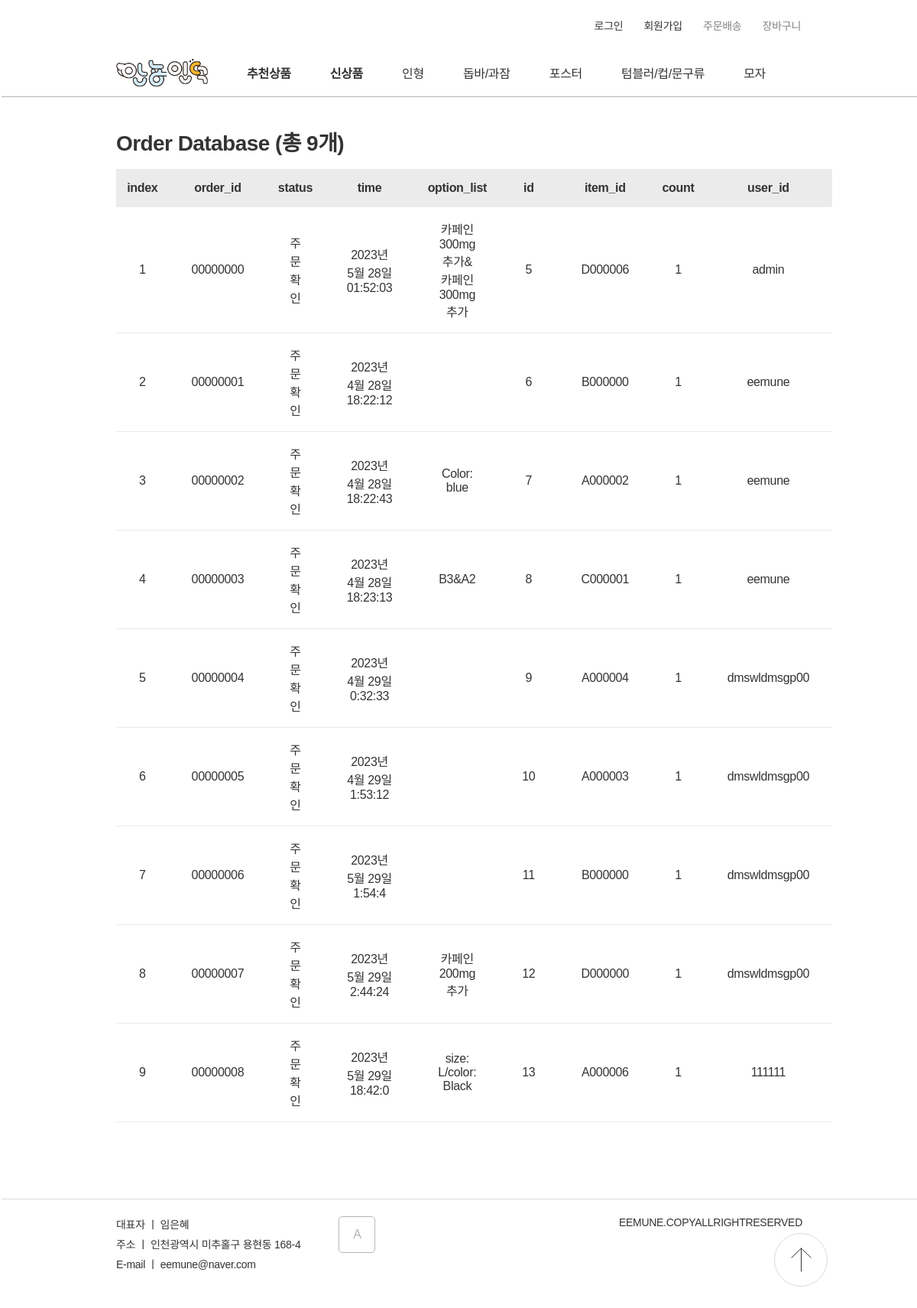
Page /admin_sold_list on the committed database.
### data_models.py (models this page shows)
class Order(db.Model):
    __tablename__="Order"
    id=Column(db.Integer, primary_key=True)
    order_id=Column(String(8))
    status=Column(String)
    item_id=Column(String(7))
    time=Column(String)
    count=Column(Integer)
    option_list=Column(String)
    user_id=Column(String)

### server.py (the view)
@app.route('/admin_sold_list')
def sold_list():
    return render_template("admin_sold_list.html", item=db.session.query(Order).all())\

### templates/admin_sold_list.html (shortened to what this page needs)
<!DOCTYPE html>
<html lang="ko">
<head>
    <link href="../static/CSS/nav.css" rel="stylesheet">
    <link href="../static/CSS/stylesheet.css" rel="stylesheet">
    <link href="../static/CSS/show_db.css" rel="stylesheet">
</head>
<nav>
    <div id="comp_header">
        <div id="component_top-list">
            <ul>
                {% if session['user_id']%}
                <li><a class="size_14"href="./wishlist">{{session['user_id']}}님 안녕하세요!</a></li>
                <li><a class="size_14"href="./logout">로그아웃</a></li>
                {% else %}
                <li><a class="size_14"href="./signin">로그인</a></li>
                <li><a class="size_14"href="./signup">회원가입</a></li>
                {% endif %}
                <li><a class="size_14 color_B5B5B5"href="error">주문배송</a></li>
                <li><a class="size_14 color_B5B5B5"href="wishlist">장바구니</a></li>
            </ul>
        </div>
        <div id="component_navigator">
            <ul>
                <img id="LOGO" onclick="location.href='/'" src="../static/img/icon/안뇽인덕.png"/>
                <li><a style="font-weight: 700;" href="./category_item?category=추천상품">추천상품</a></li>
                <li><a style="font-weight: 700;" href=".//category_item?category=신상품">신상품</a></li>
                <li><a href="./category_item?category=A">인형</a></li>
                <li><a href="./category_item?category=B">돕바/과잠</a></li>
                <li><a href="./category_item?category=C">포스터</a></li>
                <li><a href="./category_item?category=D">텀블러/컵/문구류</a></li>
                <li><a href="./category_item?category=E">모자</a></li>
            </ul>
        </div>
        </div>
</nav>
<body>
    <p class="section_title weight_700">{{item[0].__table__.name}} Database (총 {{item|length}}개)</p>
    <table class="show_db">
        <tr class="table_header">
            <td class="weight_700">index</td>
            {%for key in item[0].__dict__%}
                {%if loop.index!=1%}
                    <td class="weight_700">{{key}}</td>
                {%endif%}
            {%endfor%}
        </tr>
        {%for  obj in item%}
            <tr  class="table_body">
                <td>{{loop.index}}</td>
                {%for key in obj.__dict__%}
                    {%if loop.index!=1%}
                        <td>{{obj.__dict__[key]}}</td>
                    {%endif%}
                {%endfor%}
            </tr>
        {%endfor%}
    </table>
</body>
<footer>
    <div class="introduction">
        <p class="size_14">대표자 ㅣ 임은혜</p>
        <p class="size_14">주소 ㅣ 인천광역시 미추홀구 용현동 168-4</p>
        <p class="size_14">E-mail ㅣ eemune@naver.com</p>
    </div>
    <button onclick="location.href='/adminpage'">A</button>
    <div class="copyright">
        <p class="color_838383 size_14">EEMUNE.COPYALLRIGHTRESERVED</p>
    </div>
    <img id="gogo_top" src="../static/img/icon/icon_top.svg" onclick="location.href='#'"/>
</footer>
</html>

### static/CSS/nav.css (style rules this page uses)
#component_top-list { margin-top:23px; display: flex; justify-content: flex-end; height:44px; }
#component_top-list ul li:not(:last-child) { margin-right:23px; }
#component_top-list li { font-size: 14px; color:#B5B5B5; }
#LOGO { display: inline-block; cursor:pointer; }
#component_navigator { display: inline-block; margin-left: -150px; height:60px; padding-right: 50px; width:100vw; border-bottom: 1px solid #B5B5B5; background-color: rgba(255, 255, 255, 0.89); z-index: 3; transition: 0.5s; }
#component_navigator ul { padding:0px 150px; display: flex; justify-content: space-between; align-items: center; height: 56px; }
#component_navigator li { text-align: center; }

### static/CSS/stylesheet.css (style rules this page uses)
* { margin:0px; padding:0px; font-family: 'Noto Sans KR', sans-serif; font-size:16px; font-weight: 400; text-decoration: none; color:#333333; letter-spacing: -0.02em; box-sizing: border-box; }
#LOGO { width:120px; }
button { cursor:pointer; }
img { object-fit: cover; }
body { padding:0px 152px; overflow-x: hidden; }
li { list-style:none; display: inline-block; }
.color_B5B5B5 { color: #b5b5b5; }
.color_B5B5B5 { color: #838383; }
.size_14 { font-size:14px; }
.weight_700 { font-weight: 700; }
.section_title { font-size: 28px; }
footer { border-top: 1px solid #D9D9D9; padding-top:22px; width:100vw; margin-left: -150px; padding-left: 150px; display: flex; margin-bottom: 60px; }
footer .introduction p { margin-bottom: 6px; }
footer button { padding: 0; margin-left:50px; width:48px; height:48px; border: 1px solid #B5B5B5; color:#B5B5B5; background-color: white; }
.copyright { position: absolute; right:150px; }
#gogo_top { width:70px; height:70px; position: fixed; right:117px; bottom:46px; z-index: 3; cursor:pointer; }
button { border: 1px solid #0085FF; color: #0085FF; background-color: white; border-radius: 5px; transition: 0.5s; }

### static/CSS/show_db.css (style rules this page uses)
.show_db { width:100%; text-align: center; border-collapse: collapse; margin-bottom: 100px; }
.table_header { width:100%; background-color: #ebebeb; height: 50px; align-items: center; }
.table_body { width:100%; border-bottom: 1px solid #ebebeb; align-items: center; box-sizing: border-box; }
.table_body td { padding: 16px 30px; }
.section_title { margin-top: 38px; margin-bottom: 16px; }

### rows in the picture
Order: order "00000000" "주문 확인" "2023년 5월 28일 01:52:03" "카페인 300mg 추가&카페인 300mg 추가" "5" "D000006" "1" "admin"
Order: order "00000001" "주문 확인" "2023년 4월 28일 18:22:12" "6" "B000000" "1" "eemune"
Order: order "00000002" "주문 확인" "2023년 4월 28일 18:22:43" "Color: blue" "7" "A000002" "1" "eemune"
Order: order "00000003" "주문 확인" "2023년 4월 28일 18:23:13" "B3&A2" "8" "C000001" "1" "eemune"
Order: order "00000004" "주문 확인" "2023년 4월 29일 0:32:33" "9" "A000004" "1" "dmswldmsgp00"
Order: order "00000005" "주문 확인" "2023년 4월 29일 1:53:12" "10" "A000003" "1" "dmswldmsgp00"
Order: order "00000006" "주문 확인" "2023년 5월 29일 1:54:4" "11" "B000000" "1" "dmswldmsgp00"
Order: order "00000007" "주문 확인" "2023년 5월 29일 2:44:24" "카페인 200mg 추가" "12" "D000000" "1" "dmswldmsgp00"
Order: order "00000008" "주문 확인" "2023년 5월 29일 18:42:0" "size: L/color: Black" "13" "A000006" "1" "111111"

### other values in the picture
{{ item[0].__table__.name }} "Order"
{{ item|length }} "9"
{{ key }} "order_id" "status" "time" "option_list" "id" "item_id" "count" "user_id"
